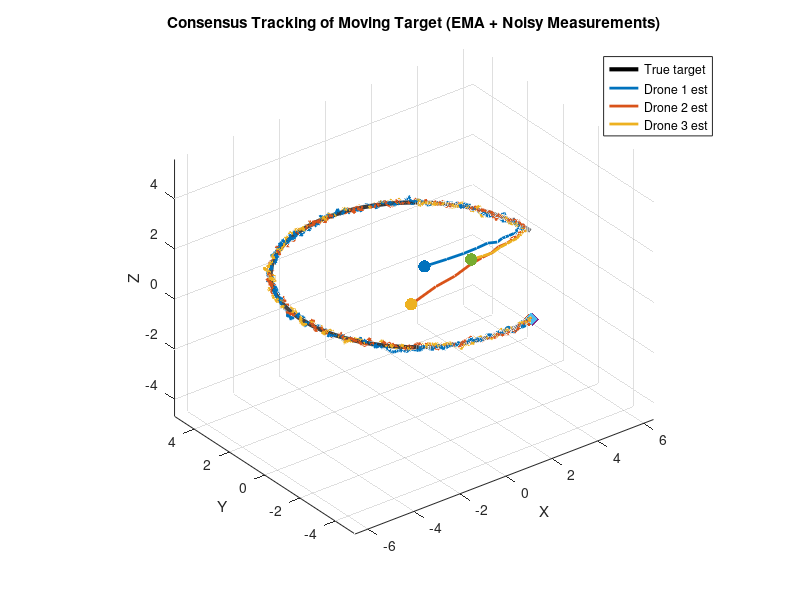

Here is the MATLAB script that generated this plot:
clc; clear; close all;

Tend = 10;
dt   = 0.01;
Nsim = round(Tend/dt) + 1;
t    = linspace(0, Tend, Nsim);

n_drones = 3;

% consensus Laplacian
L = n_drones*eye(n_drones) - ones(n_drones);

% parameters
alpha = 0.2;          % exponential moving average weight
noise_std = 0.2;      % measurement noise

% initial estimates
target_position = randn(3,n_drones);

% EMA memory
ema_estimate = target_position;

% storage
target = zeros(3,n_drones,Nsim);
target_true = zeros(3,Nsim);

% circular motion parameters
R = 5;
omega = 0.5;

for k = 1:Nsim
    
    % ---- true moving target (circle in XY plane) ----
    true_pos = [R*cos(omega*t(k));
                R*sin(omega*t(k));
                1];
            
    target_true(:,k) = true_pos;

    % ---- noisy measurements ----
    measurements = true_pos + noise_std*randn(3,n_drones);

    % ---- exponential moving average filter ----
    ema_estimate = (1-alpha)*ema_estimate + alpha*measurements;

    % ---- consensus update ----
    target_position = ema_estimate - dt*ema_estimate*L;

    % store
    target(:,:,k) = target_position;
end

figure;
hold on;
grid on;
axis equal; 
view(3);

% plot true trajectory
plot3(target_true(1,:),target_true(2,:),target_true(3,:),'k','LineWidth',3)

for i = 1:n_drones
    x = squeeze(target(1,i,:));
    y = squeeze(target(2,i,:));
    z = squeeze(target(3,i,:));

    plot3(x,y,z,'LineWidth',2)
end

for i = 1:n_drones
    x = squeeze(target(1,i,:));
    y = squeeze(target(2,i,:));
    z = squeeze(target(3,i,:));
 
    scatter3(x(1),y(1),z(1),80,'filled')
    scatter3(x(end),y(end),z(end),80,'d','filled')
end

xlabel('X')
ylabel('Y')
zlabel('Z')

title('Consensus Tracking of Moving Target (EMA + Noisy Measurements)')
legend('True target','Drone 1 est','Drone 2 est','Drone 3 est')
